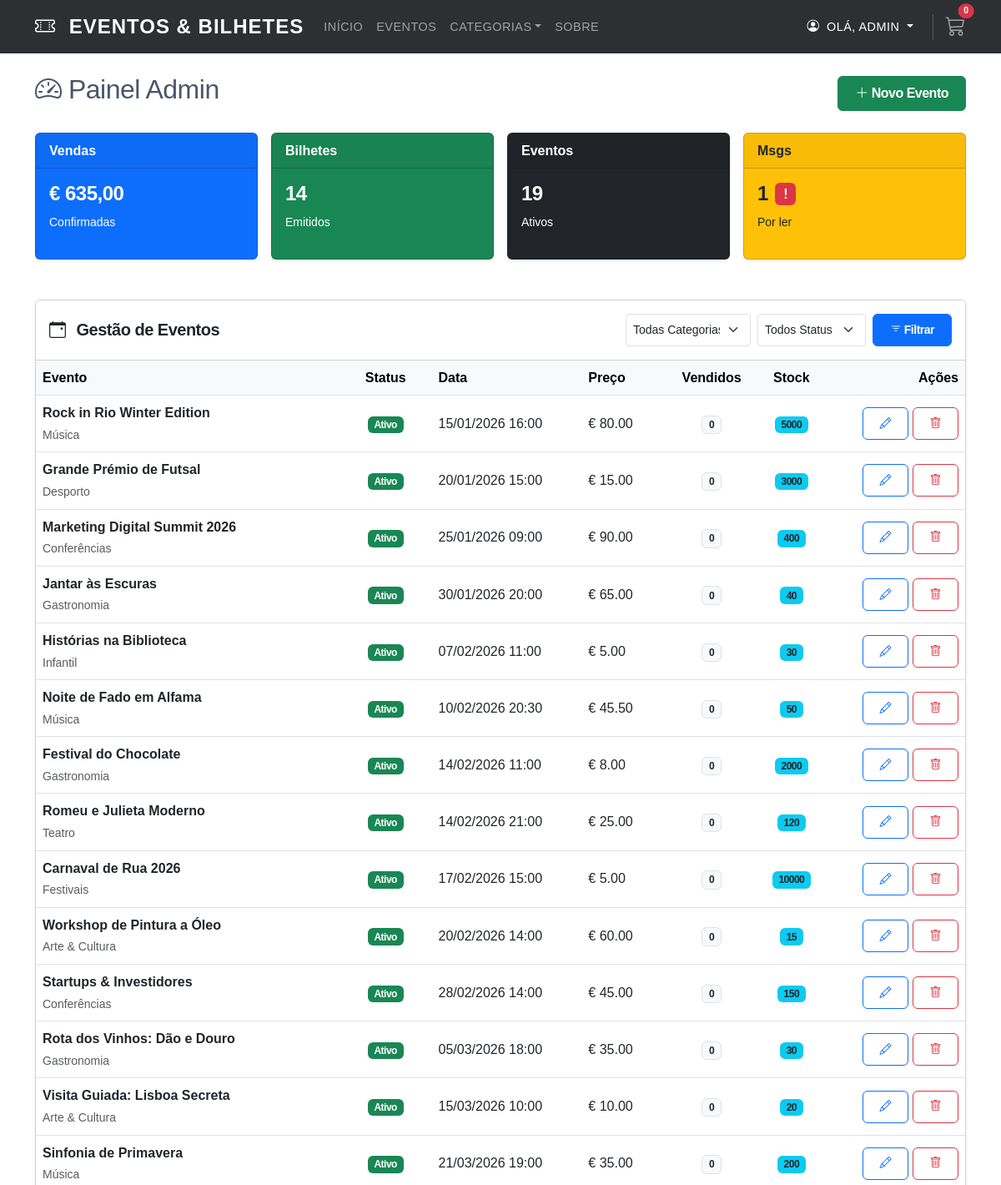
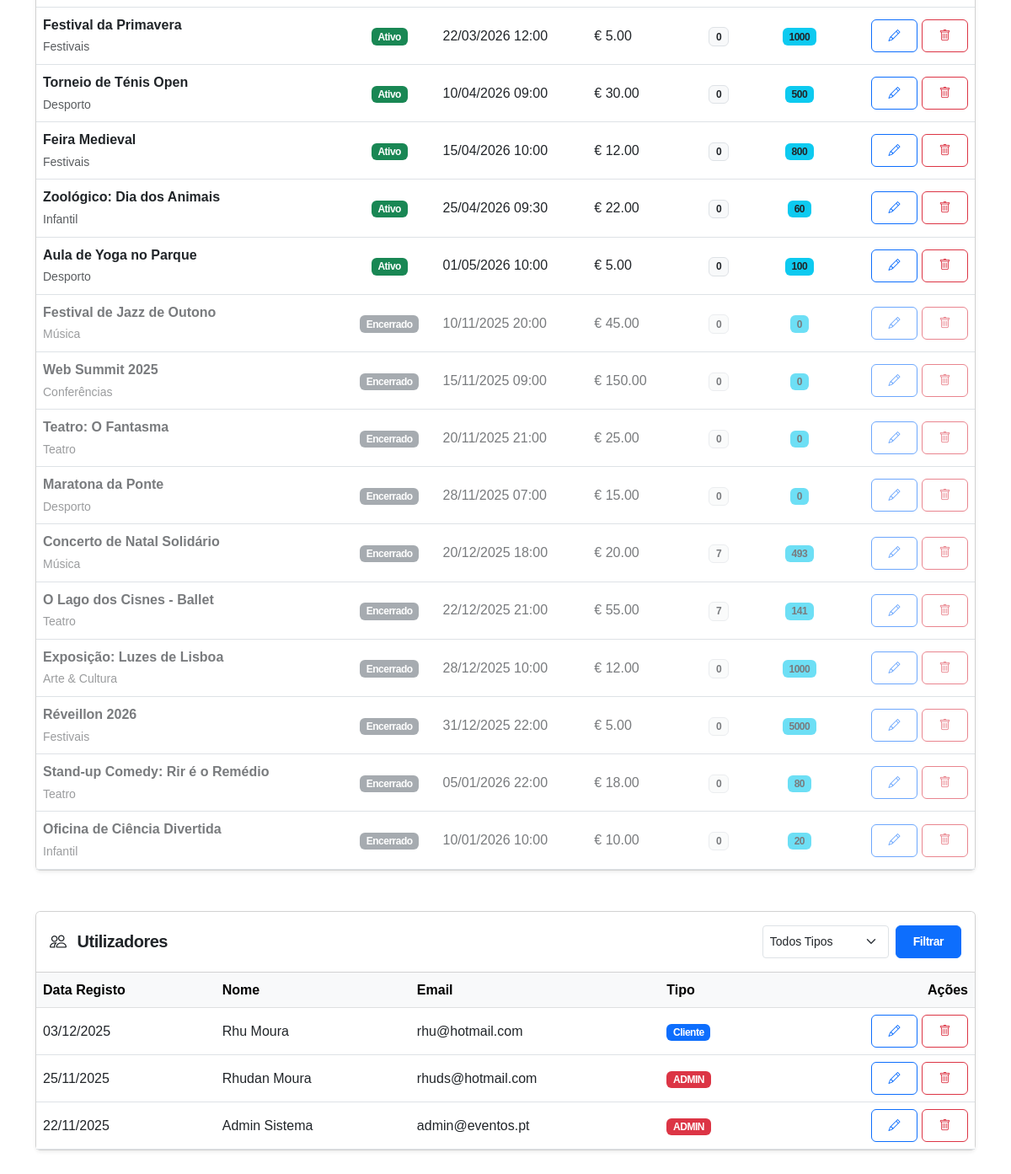
Page /admin/dashboard.php (signed in) on the committed database (2 pictures, top to bottom).
### tables this page shows
CREATE TABLE `events` (
  `id` int(11) NOT NULL,
  `title` varchar(255) NOT NULL,
  `description` text NOT NULL,
  `short_description` varchar(500) DEFAULT NULL,
  `event_date` datetime NOT NULL,
  `end_date` datetime DEFAULT NULL,
  `location` varchar(255) NOT NULL,
  `address` text DEFAULT NULL,
  `price` decimal(10,2) DEFAULT 0.00,
  `available_tickets` int(11) NOT NULL,
  `max_tickets_per_user` int(11) DEFAULT 4,
  `category_id` int(11) DEFAULT NULL,
  `image_url` varchar(500) DEFAULT NULL,
  `is_featured` tinyint(1) DEFAULT 0,
  `is_active` tinyint(1) DEFAULT 1,
  `created_by` int(11) DEFAULT NULL,
  `created_at` timestamp NOT NULL DEFAULT current_timestamp(),
  `updated_at` timestamp NOT NULL DEFAULT current_timestamp() ON UPDATE current_timestamp()
);

CREATE TABLE `event_categories` (
  `id` int(11) NOT NULL,
  `name` varchar(100) NOT NULL,
  `description` text DEFAULT NULL,
  `is_active` tinyint(1) DEFAULT 1,
  `created_at` timestamp NOT NULL DEFAULT current_timestamp()
);

CREATE TABLE `users` (
  `id` int(11) NOT NULL,
  `first_name` varchar(100) NOT NULL,
  `last_name` varchar(100) NOT NULL,
  `email` varchar(255) NOT NULL,
  `password_hash` varchar(255) NOT NULL,
  `phone` varchar(20) DEFAULT NULL,
  `user_type` enum('admin','client') DEFAULT 'client',
  `email_verified` tinyint(1) DEFAULT 0,
  `is_active` tinyint(1) DEFAULT 1,
  `created_at` timestamp NOT NULL DEFAULT current_timestamp(),
  `updated_at` timestamp NOT NULL DEFAULT current_timestamp() ON UPDATE current_timestamp()
);

### admin/dashboard.php (the view, shortened to what this page needs)
<?php
try {
    $pdo = getDBConnection();
    $sqlEvents = "
        SELECT
            e.*,
            ec.name as category_name,
            (SELECT COUNT(*) FROM tickets t WHERE t.event_id = e.id) as sold_tickets
        FROM events e
        LEFT JOIN event_categories ec ON e.category_id = ec.id
        WHERE 1=1
    ";
    $paramsEvents = [];
    $sqlEvents .= " ORDER BY (e.event_date >= NOW()) DESC, e.event_date ASC";
    $stmtEvents = $pdo->prepare($sqlEvents);
    $stmtEvents->execute($paramsEvents);
    $events = $stmtEvents->fetchAll();
    $sqlUsers = "SELECT * FROM users WHERE 1=1";
    $paramsUsers = [];
    $sqlUsers .= " ORDER BY created_at DESC";
    $stmtUsers = $pdo->prepare($sqlUsers);
    $stmtUsers->execute($paramsUsers);
    $users = $stmtUsers->fetchAll();
    $total_vendas = $pdo->query("SELECT COALESCE(SUM(total_amount), 0) FROM purchases WHERE payment_status = 'paid'")->fetchColumn();
    $total_bilhetes = $pdo->query("SELECT COUNT(*) FROM tickets")->fetchColumn() ?: 0;
    $total_eventos_ativos = $pdo->query("SELECT COUNT(*) FROM events WHERE is_active = 1 AND event_date >= NOW()")->fetchColumn() ?: 0;
    $total_mensagens = $pdo->query("SELECT COUNT(*) FROM contact_messages WHERE is_read = 0")->fetchColumn() ?: 0;
} catch (PDOException $e) {
    $events = []; $users = [];
    $total_vendas = 0; $total_bilhetes = 0; $total_eventos_ativos = 0; $total_mensagens = 0;
}
?>
<!DOCTYPE html>
<html lang="pt-br">
<head>
    <link href="https://cdn.jsdelivr.net/npm/bootstrap@5.3.0/dist/css/bootstrap.min.css" rel="stylesheet">
    <link rel="stylesheet" href="https://cdn.jsdelivr.net/npm/bootstrap-icons@1.10.0/font/bootstrap-icons.css">
    <link rel="stylesheet" href="../index.css">
</head>
<body>
    <?php $root_path = '../'; include '../components/navbar.php'; ?>
    <div class="container mt-4 mb-5">
        <div class="d-flex justify-content-between align-items-center mb-4">
            <h1 class="h2"><i class="bi bi-speedometer2"></i> Painel Admin</h1>
            <a href="create_event.php" class="btn btn-success">
                <i class="bi bi-plus-lg"></i> <span class="d-none d-md-inline">Novo Evento</span>
            </a>
        </div>
        <div class="row mb-5 g-3">
            <div class="col-6 col-lg-3">
                <div class="card text-white bg-primary mb-3 h-100 shadow-sm">
                    <div class="card-header fw-bold">Vendas</div>
                    <div class="card-body">
                        <h5 class="card-title fs-4">€ <?= number_format($total_vendas, 2, ',', '.') ?></h5>
                        <p class="mb-0 small">Confirmadas</p>
                    </div>
                </div>
            </div>
            <div class="col-6 col-lg-3">
                <div class="card text-white bg-success mb-3 h-100 shadow-sm">
                    <div class="card-header fw-bold">Bilhetes</div>
                    <div class="card-body">
                        <h5 class="card-title fs-4"><?= $total_bilhetes ?></h5>
                        <p class="mb-0 small">Emitidos</p>
                    </div>
                </div>
            </div>
            <div class="col-6 col-lg-3">
                <div class="card text-white bg-dark mb-3 h-100 shadow-sm">
                    <div class="card-header fw-bold">Eventos</div>
                    <div class="card-body">
                        <h5 class="card-title fs-4"><?= $total_eventos_ativos ?></h5>
                        <p class="mb-0 small">Ativos</p>
                    </div>
                </div>
            </div>
            <div class="col-6 col-lg-3">
                <div class="card text-dark bg-warning mb-3 h-100 shadow-sm position-relative">
                    <div class="card-header fw-bold">Msgs</div>
                    <div class="card-body">
                        <h5 class="card-title fs-4 d-flex align-items-center gap-2">
                            <?= $total_mensagens ?>
                            <?php if($total_mensagens > 0): ?><span class="badge bg-danger fs-6">!</span><?php endif; ?>
                        </h5>
                        <p class="mb-0 small">Por ler</p>
                    </div>
                </div>
            </div>
        </div>
        <div class="card shadow-sm mb-5">
            <div class="card-header bg-white py-3">
                <div class="row align-items-center">
                    <div class="col-md-4 mb-2 mb-md-0">
                        <h5 class="mb-0"><i class="bi bi-calendar-event me-2"></i> Gestão de Eventos</h5>
                    </div>
                    <div class="col-md-8">
                        <form method="GET" class="d-flex gap-2 filter-form justify-content-md-end flex-wrap">
                            <select name="category" class="form-select form-select-sm" style="max-width: 150px;">
                                <option value="">Todas Categorias</option>
                            </select>
                            <select name="status" class="form-select form-select-sm" style="max-width: 130px;">
                                <option value="">Todos Status</option>
                            </select>
                            <button type="submit" class="btn btn-sm btn-primary"><i class="bi bi-filter"></i>
                                Filtrar</button>
                        </form>
                    </div>
                </div>
            </div>
            <div class="table-responsive d-none d-md-block">
                <table class="table table-hover mb-0 align-middle">
                    <thead class="table-light">
                        <tr>
                            <th>Evento</th>
                            <th class="text-center">Status</th>
                            <th>Data</th>
                            <th>Preço</th>
                            <th class="text-center">Vendidos</th>
                            <th class="text-center">Stock</th>
                            <th class="text-end">Ações</th>
                        </tr>
                    </thead>
                    <tbody>
                        <?php foreach ($events as $event):
                            $isEnded = strtotime($event['event_date']) < time();
                            $rowClass = $isEnded ? 'row-inactive' : '';
                        ?>
                        <tr class="<?= $rowClass ?>">
                            <td>
                                <div class="fw-bold"><?= htmlspecialchars($event['title']) ?></div>
                                <small
                                    class="text-muted"><?= htmlspecialchars($event['category_name'] ?? 'Geral') ?></small>
                            </td>
                            <td class="text-center">
                                <?php if ($isEnded): ?>
                                <span class="badge bg-secondary">Encerrado</span>
                                <?php else: ?>
                                <span class="badge bg-success">Ativo</span>
                                <?php endif; ?>
                            </td>
                            <td><?= date('d/m/Y H:i', strtotime($event['event_date'])) ?></td>
                            <td>€ <?= number_format($event['price'], 2) ?></td>
                            <td class="text-center"><span
                                    class="badge bg-light text-dark border"><?= $event['sold_tickets'] ?></span></td>
                            <td class="text-center"><span
                                    class="badge bg-info text-dark"><?= $event['available_tickets'] ?></span></td>
                            <td class="text-end">
                                <a href="edit_event.php?id=<?= $event['id'] ?>"
                                    class="btn btn-sm btn-outline-primary"><i class="bi bi-pencil"></i></a>
                                <button class="btn btn-sm btn-outline-danger"
                                    onclick="openSecureDelete('event', <?= $event['id'] ?>)"><i
                                        class="bi bi-trash"></i></button>
                            </td>
                        </tr>
                        <?php endforeach; ?>
                    </tbody>
                </table>
            </div>
        </div>
        <div class="card shadow-sm">
            <div class="card-header bg-white py-3">
                <div class="row align-items-center">
                    <div class="col-md-6 mb-2 mb-md-0">
                        <h5 class="mb-0"><i class="bi bi-people me-2"></i> Utilizadores</h5>
                    </div>
                    <div class="col-md-6">
                        <form method="GET" class="d-flex gap-2 justify-content-md-end">
                            <select name="user_type" class="form-select form-select-sm" style="max-width: 150px;">
                                <option value="">Todos Tipos</option>
                            </select>
                            <button type="submit" class="btn btn-sm btn-primary">Filtrar</button>
                        </form>
                    </div>
                </div>
            </div>
            <div class="table-responsive d-none d-md-block">
                <table class="table table-hover mb-0 align-middle">
                    <thead class="table-light">
                        <tr>
                            <th>Data Registo</th>
                            <th>Nome</th>
                            <th>Email</th>
                            <th>Tipo</th>
                            <th class="text-end">Ações</th>
                        </tr>
                    </thead>
                    <tbody>
                        <?php foreach ($users as $u): ?>
                        <tr>
                            <td><?= date('d/m/Y', strtotime($u['created_at'])) ?></td>
                            <td><?= htmlspecialchars($u['first_name'] . ' ' . $u['last_name']) ?></td>
                            <td><?= htmlspecialchars($u['email']) ?></td>
                            <td>
                                <?php if ($u['user_type'] === 'admin'): ?>
                                <span class="badge bg-danger">ADMIN</span>
                                <?php else: ?>
                                <span class="badge bg-primary">Cliente</span>
                                <?php endif; ?>
                            </td>
                            <td class="text-end">
                                <a href="edit_user.php?id=<?= $u['id'] ?>" class="btn btn-sm btn-outline-primary"><i
                                        class="bi bi-pencil"></i></a>
                                <button class="btn btn-sm btn-outline-danger"
                                    onclick="openSecureDelete('user', <?= $u['id'] ?>)"><i
                                        class="bi bi-trash"></i></button>
                            </td>
                        </tr>
                        <?php endforeach; ?>
                    </tbody>
                </table>
            </div>
        </div>
    </div>
</body>
</html>

### index.css (style rules this page uses)
body { font-family: "Montserrat", sans-serif; line-height: 1.6; color: #4a5568; min-height: 100vh; display: flex; flex-direction: column; }
h1, h2, h3, h4, h5, h6, .navbar-brand, .btn, .card-title, .badge { font-family: "Montserrat", sans-serif; letter-spacing: -0.5px; font-weight: 700; }
.btn { padding: 8px 20px; border-radius: 6px; }

### admin/dashboard.php (style rules this page uses)
.row-inactive { opacity: 0.6; background-color: #f8f9fa; }

### rows in the picture
events: title "Rock in Rio Winter Edition", category.name "Música", shows "Ativo", event_date "15/01/2026 16:00", price "80.00", sold_tickets "0", available_tickets "5000"
events: title "Grande Prémio de Futsal", category.name "Desporto", shows "Ativo", event_date "20/01/2026 15:00", price "15.00", sold_tickets "0", available_tickets "3000"
events: title "Marketing Digital Summit 2026", category.name "Conferências", shows "Ativo", event_date "25/01/2026 09:00", price "90.00", sold_tickets "0", available_tickets "400"
events: title "Jantar às Escuras", category.name "Gastronomia", shows "Ativo", event_date "30/01/2026 20:00", price "65.00", sold_tickets "0", available_tickets "40"
events: title "Histórias na Biblioteca", category.name "Infantil", shows "Ativo", event_date "07/02/2026 11:00", price "5.00", sold_tickets "0", available_tickets "30"
events: title "Noite de Fado em Alfama", category.name "Música", shows "Ativo", event_date "10/02/2026 20:30", price "45.50", sold_tickets "0", available_tickets "50"
events: title "Festival do Chocolate", category.name "Gastronomia", shows "Ativo", event_date "14/02/2026 11:00", price "8.00", sold_tickets "0", available_tickets "2000"
events: title "Romeu e Julieta Moderno", category.name "Teatro", shows "Ativo", event_date "14/02/2026 21:00", price "25.00", sold_tickets "0", available_tickets "120"
events: title "Carnaval de Rua 2026", category.name "Festivais", shows "Ativo", event_date "17/02/2026 15:00", price "5.00", sold_tickets "0", available_tickets "10000"
events: title "Workshop de Pintura a Óleo", category.name "Arte & Cultura", shows "Ativo", event_date "20/02/2026 14:00", price "60.00", sold_tickets "0", available_tickets "15"
events: title "Startups & Investidores", category.name "Conferências", shows "Ativo", event_date "28/02/2026 14:00", price "45.00", sold_tickets "0", available_tickets "150"
events: title "Rota dos Vinhos: Dão e Douro", category.name "Gastronomia", shows "Ativo", event_date "05/03/2026 18:00", price "35.00", sold_tickets "0", available_tickets "30"
events: title "Visita Guiada: Lisboa Secreta", category.name "Arte & Cultura", shows "Ativo", event_date "15/03/2026 10:00", price "10.00", sold_tickets "0", available_tickets "20"
events: title "Sinfonia de Primavera", category.name "Música", shows "Ativo", event_date "21/03/2026 19:00", price "35.00", sold_tickets "0", available_tickets "200"
events: title "Festival da Primavera", category.name "Festivais", shows "Ativo", event_date "22/03/2026 12:00", price "5.00", sold_tickets "0", available_tickets "1000"
events: title "Torneio de Ténis Open", category.name "Desporto", shows "Ativo", event_date "10/04/2026 09:00", price "30.00", sold_tickets "0", available_tickets "500"
events: title "Feira Medieval", category.name "Festivais", shows "Ativo", event_date "15/04/2026 10:00", price "12.00", sold_tickets "0", available_tickets "800"
events: title "Zoológico: Dia dos Animais", category.name "Infantil", shows "Ativo", event_date "25/04/2026 09:30", price "22.00", sold_tickets "0", available_tickets "60"
events: title "Aula de Yoga no Parque", category.name "Desporto", shows "Ativo", event_date "01/05/2026 10:00", price "5.00", sold_tickets "0", available_tickets "100"
events: title "Festival de Jazz de Outono", category.name "Música", shows "Encerrado", event_date "10/11/2025 20:00", price "45.00", sold_tickets "0", available_tickets "0"
events: title "Web Summit 2025", category.name "Conferências", shows "Encerrado", event_date "15/11/2025 09:00", price "150.00", sold_tickets "0", available_tickets "0"
events: title "Teatro: O Fantasma", category.name "Teatro", shows "Encerrado", event_date "20/11/2025 21:00", price "25.00", sold_tickets "0", available_tickets "0"
events: title "Maratona da Ponte", category.name "Desporto", shows "Encerrado", event_date "28/11/2025 07:00", price "15.00", sold_tickets "0", available_tickets "0"
events: title "Concerto de Natal Solidário", category.name "Música", shows "Encerrado", event_date "20/12/2025 18:00", price "20.00", sold_tickets "7", available_tickets "493"
events: title "O Lago dos Cisnes - Ballet", category.name "Teatro", shows "Encerrado", event_date "22/12/2025 21:00", price "55.00", sold_tickets "7", available_tickets "141"
events: title "Exposição: Luzes de Lisboa", category.name "Arte & Cultura", shows "Encerrado", event_date "28/12/2025 10:00", price "12.00", sold_tickets "0", available_tickets "1000"
events: title "Réveillon 2026", category.name "Festivais", shows "Encerrado", event_date "31/12/2025 22:00", price "5.00", sold_tickets "0", available_tickets "5000"
events: title "Stand-up Comedy: Rir é o Remédio", category.name "Teatro", shows "Encerrado", event_date "05/01/2026 22:00", price "18.00", sold_tickets "0", available_tickets "80"
events: title "Oficina de Ciência Divertida", category.name "Infantil", shows "Encerrado", event_date "10/01/2026 10:00", price "10.00", sold_tickets "0", available_tickets "20"
users: created_at "03/12/2025", first_name+last_name "Rhu Moura", email "rhu@hotmail.com", user_type "Cliente"
users: created_at "25/11/2025", first_name+last_name "Rhudan Moura", email "rhuds@hotmail.com", user_type "ADMIN"
users: created_at "22/11/2025", first_name+last_name "Admin Sistema", email "admin@eventos.pt", user_type "ADMIN"

### other values in the picture
$_SESSION['user_name'] "ADMIN"
$total_vendas "635,00"
$total_bilhetes "14"
$total_eventos_ativos "19"
$total_mensagens "1"
